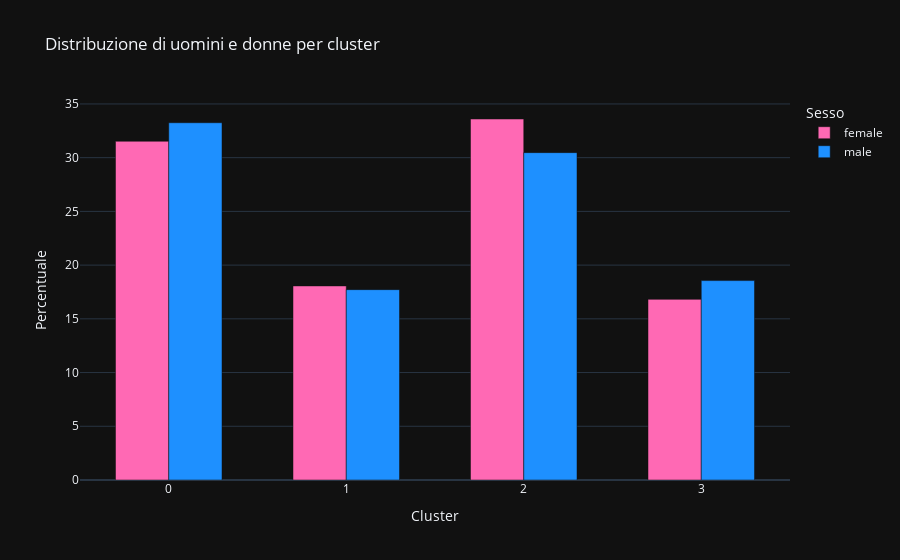

The cell this chart's notebook holds for it:
### Markdown cell above
This code analyzes the distribution of men and women within the different clusters and displays it in an interactive bar graph with Plotly.

### Code cell
# Melt the crosstab DataFrame for easier plotting
melted_gender_data = sex_crosstab.reset_index().melt(id_vars='sesso', var_name='cluster', value_name='percentage')

# Create a bar chart using Plotly
fig = px.bar(
    melted_gender_data,
    x='cluster',
    y='percentage',
    color='sesso',
    title='Distribuzione di uomini e donne per cluster',
    labels={'cluster': 'Cluster', 'percentage': 'Percentuale (%)', 'sesso': 'Sesso'},
    barmode='group',
    color_discrete_map={'female': '#FF69B4', 'male': '#1E90FF'}
    
)

# Customize the chart
fig.update_layout(
    xaxis_title='Cluster',
    yaxis_title='Percentuale di incremento (%)',
    legend_title='Sesso',
    bargap=0.4
)

# Show the chart
fig.show()
# usare grafico per dire che essendo quasi sempre 50-50 questa non inflisce e quininon abbiamo usato il sesso

### Figure 1 — Plotly figure (JSON) as saved in the notebook; plotly's stock layout.template omitted (floating-point values rounded to 4 significant figures)
{"data": [{"alignmentgroup": "True", "hovertemplate": "Sesso=female<br>Cluster=%{x}<br>Percentuale (%)=%{y}<extra></extra>", "legendgroup": "female", "marker": {"color": "#FF69B4", "pattern": {"shape": ""}}, "name": "female", "offsetgroup": "female", "orientation": "v", "showlegend": true, "textposition": "auto", "x": [0, 1, 2, 3], "xaxis": "x", "y": [31.53, 18.06, 33.6, 16.81], "yaxis": "y", "type": "bar"}, {"alignmentgroup": "True", "hovertemplate": "Sesso=male<br>Cluster=%{x}<br>Percentuale (%)=%{y}<extra></extra>", "legendgroup": "male", "marker": {"color": "#1E90FF", "pattern": {"shape": ""}}, "name": "male", "offsetgroup": "male", "orientation": "v", "showlegend": true, "textposition": "auto", "x": [0, 1, 2, 3], "xaxis": "x", "y": [33.25, 17.72, 30.47, 18.56], "yaxis": "y", "type": "bar"}], "layout": {"xaxis": {"anchor": "y", "domain": [0.0, 1.0], "title": {"text": "Cluster"}}, "yaxis": {"anchor": "x", "domain": [0.0, 1.0], "title": {"text": "Percentuale"}}, "legend": {"title": {"text": "Sesso"}, "tracegroupgap": 0}, "title": {"text": "Distribuzione di uomini e donne per cluster"}, "barmode": "group", "bargap": 0.4}}
